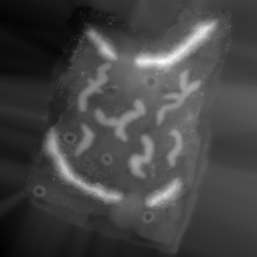
#> input picture rover_description/models/dem/marsyard2026_terrain_hm_visual.png, 257 x 257 px
$ python generate_occupancy_map.py
#> lines starting #> are read from the running program, lines starting #| are printed output that depends on the picture; after the words box and inside, x2 and y2 are one past the last pixel; in counts of white or black regions, pixels touching at a corner belong together
#!/usr/bin/env python3
"""Convert the Marsyard2026 terrain heightmap into a Nav2 map_server map.

Slope-thresholds the same heightmap Gazebo uses for collision/visual
(rover_description/models/dem/marsyard2026_terrain_hm_visual.png) so the
occupancy grid matches what the rover actually drives on, rather than a
hand-captured RViz screenshot.

Usage:
    python3 generate_occupancy_map.py
    python3 generate_occupancy_map.py --slope-threshold-deg 20
"""
import argparse
from pathlib import Path

import numpy as np
from PIL import Image

# Must match the <heightmap> block in rover_description/worlds/marsyard2026.sdf:
# <pos> gives the patch center (cx, cy), <size> gives side length and z-span.
DEFAULT_HEIGHTMAP = (
    Path(__file__).resolve().parents[2]
    / "rover_description" / "models" / "dem" / "marsyard2026_terrain_hm_visual.png"
)
DEFAULT_SIDE = 44.0
DEFAULT_SPAN = 2.254232
DEFAULT_CX = 0.190492
DEFAULT_CY = 14.019499


def main():
    ap = argparse.ArgumentParser(description=__doc__)
    ap.add_argument("--heightmap", type=Path, default=DEFAULT_HEIGHTMAP)
    ap.add_argument("--side", type=float, default=DEFAULT_SIDE)
    ap.add_argument("--span", type=float, default=DEFAULT_SPAN)
    ap.add_argument("--center-x", type=float, default=DEFAULT_CX)
    ap.add_argument("--center-y", type=float, default=DEFAULT_CY)
    # 25 deg is a common traversability ceiling for a rocker-bogie rover on
    # compacted sand; tune per your rover's actual climb limit.
    ap.add_argument("--slope-threshold-deg", type=float, default=25.0)
    ap.add_argument(
        "--out-dir", type=Path,
        default=Path(__file__).resolve().parent.parent / "maps",
    )
    ap.add_argument("--name", default="marsyard2026")
    args = ap.parse_args()

    im = Image.open(args.heightmap)
#> im is the input picture: PIL image 257x257 I;16; min 1918, max 64354, mean 18926.6
    raw = np.array(im).astype(np.float64)
    h, w = raw.shape
#> h = 257; w = 257
    if h != w:
        raise ValueError(f"expected a square heightmap, got {w}x{h}")

    elevation = raw / 65535.0 * args.span
    resolution = args.side / (w - 1)
#> resolution = 0.172

    # Gazebo's heightmap row 0 is +Y (north); np.gradient's spacing is
    # orientation-independent for the magnitude used here, so no flip needed.
    dz_dy, dz_dx = np.gradient(elevation, resolution)
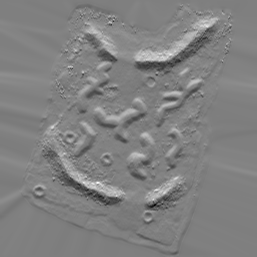
#> dz_dy: shape (257, 257) float64; min -1.43, max 1.39, mean -0.00355; drawn with min black and max white
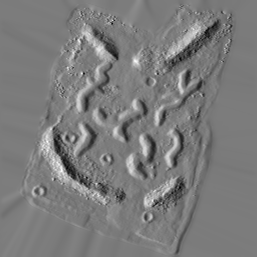
#> dz_dx: shape (257, 257) float64; min -0.938, max 1.01, mean 0.00885; drawn with min black and max white
    slope_deg = np.degrees(np.arctan(np.hypot(dz_dx, dz_dy)))
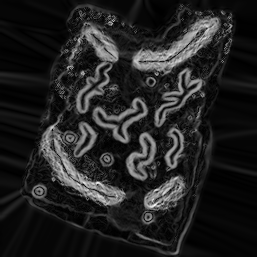
#> slope_deg: shape (257, 257) float64; min 0.0309, max 57.04, mean 7.8; drawn with min black and max white

    occupied = slope_deg > args.slope_threshold_deg
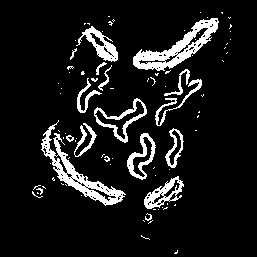
#> occupied: shape (257, 257) bool; 10% white; 88 white regions (70 under 20 px), largest, box (x1, y1, x2, y2) and area: (133, 18, 219, 71) 1469, (41, 120, 126, 206) 1433, (76, 26, 118, 62) 533
    grid = np.where(occupied, 0, 255).astype(np.uint8)

    args.out_dir.mkdir(parents=True, exist_ok=True)
    pgm_path = args.out_dir / f"{args.name}.pgm"
    yaml_path = args.out_dir / f"{args.name}.yaml"

    Image.fromarray(grid, mode="L").save(pgm_path)

    origin_x = args.center_x - args.side / 2.0
    origin_y = args.center_y - args.side / 2.0
    yaml_path.write_text(
        f"image: {pgm_path.name}\n"
        f"resolution: {resolution:.6f}\n"
        f"origin: [{origin_x:.6f}, {origin_y:.6f}, 0.0]\n"
        f"negate: 0\n"
        f"occupied_thresh: 0.65\n"
        f"free_thresh: 0.196\n"
    )

    occ_pct = 100.0 * occupied.sum() / occupied.size
#> occ_pct = 9.99
    print(f"wrote {pgm_path} ({w}x{h}, {resolution * 100:.1f} cm/cell)")
#| wrote navigation/maps/marsyard2026.pgm (257x257, 17.2 cm/cell)
    print(f"wrote {yaml_path}")
    print(f"origin: ({origin_x:.3f}, {origin_y:.3f}), 0.0 rad")
    print(f"extent: x [{origin_x:.2f}, {origin_x + args.side:.2f}], "
          f"y [{origin_y:.2f}, {origin_y + args.side:.2f}]")
    print(f"occupied cells: {occ_pct:.1f}% (slope > {args.slope_threshold_deg} deg)")
#| occupied cells: 10.0% (slope > 25.0 deg)


if __name__ == "__main__":
    main()
